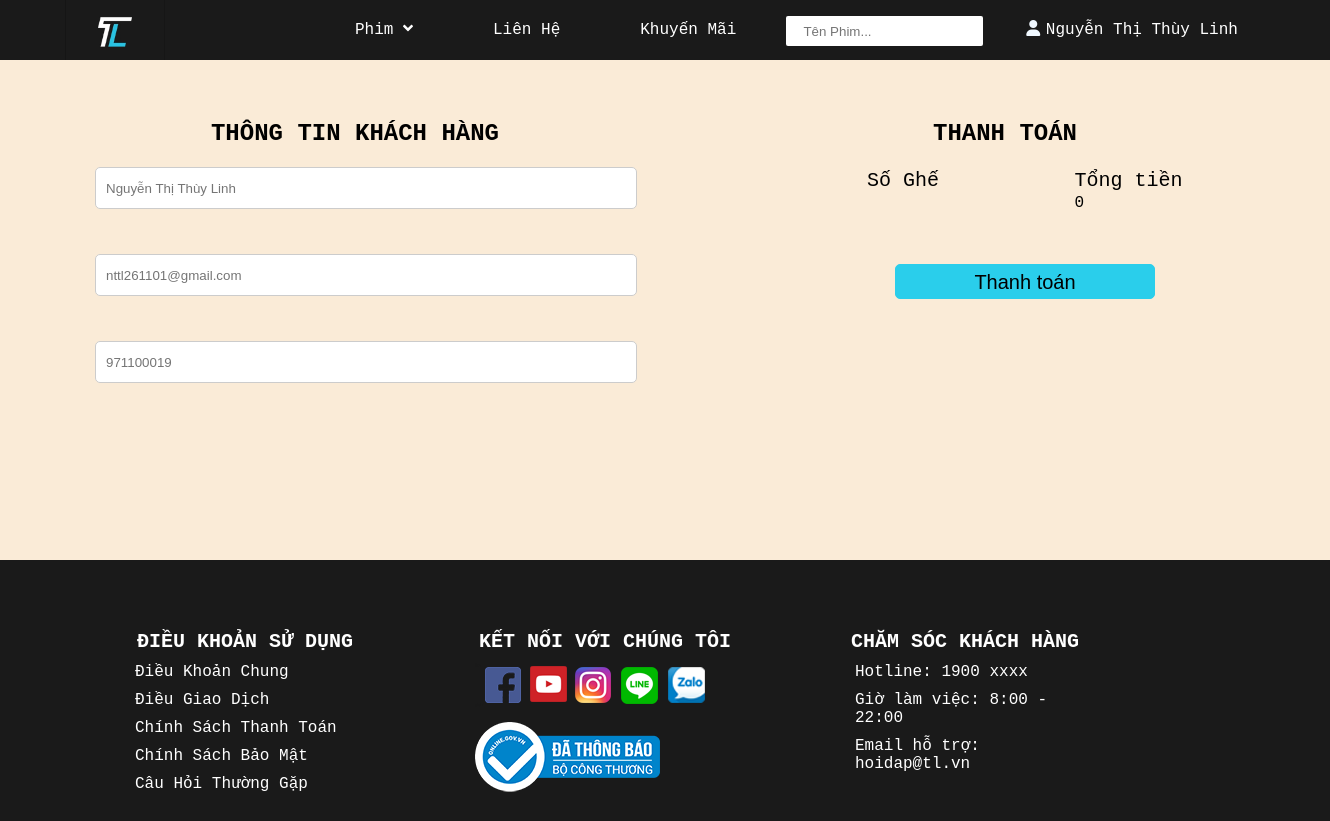
The page /thanhtoan.php (signed in) on the database its author committed.
### tables this page shows
CREATE TABLE `tbl_customer` (
  `id_cus` int(11) NOT NULL,
  `fullname` varchar(255) NOT NULL,
  `phonenumber` int(11) NOT NULL,
  `email` varchar(255) NOT NULL,
  `password_cus` varchar(255) NOT NULL
);

### thanhtoan.php (the view, shortened to what this page needs)
<?php include('./public/header.php') ?>
<div class="payment_main">
    <div class="container">
        <form method="POST">
            <div class="payment_content">
                <div class="login__form-content">
                    <?php
                    if (isset($_SESSION['id_cus'])) {
                        $id = $_SESSION['id_cus'];
                        $sql = "SELECT * from tbl_customer where id_cus=$id";
                        $res = mysqli_query($conn, $sql);
                        $count = mysqli_num_rows($res);
                        if ($count > 0) {
                            $row_data = mysqli_fetch_array($res);
                    ?>
                    <h2 style="text-align: center">THÔNG TIN KHÁCH HÀNG</h2>
                    <input class="login__form-content-input" type="text" name="tenkhachhang"
                        placeholder="<?php echo $row_data['fullname'] ?>" id="">
                    <input class="login__form-content-input" type="text" name="email"
                        placeholder="<?php echo $row_data['email'] ?>" id="">
                    <input class="login__form-content-input" type="text" name="sdt"
                        placeholder="<?php echo $row_data['phonenumber'] ?>" id="">
                    <?php
                        }
                    } else {
                        echo '<script>alert("Bạn chưa đăng nhập!")</script>';
                        header('location: login.php');
                    }
                    ?>
                </div>
                <div class="receipt_content">
                    <h2 style="text-align: center">THANH TOÁN</h2>
                    <table style="width:100%;margin:20px 120px">
                        <thead style="font-size: 20px;">
                            <tr>
                                <td>Số Ghế</td>
                                <td>Tổng tiền</td>
                            </tr>
                        </thead>
                        <tbody>
                            <tr>
                                <td class="info-seat"> <?php echo $_GET['seat'] ?></td>
                                <td><?php echo number_format($_GET['price'])  ?></td>
                            </tr>
                        </tbody>
                    </table>
                    <button type=" submit" name="submit" class="btn_receipt">Thanh toán</button>
                </div>
            </div>
        </form>
    </div>
</div>
<footer>
    <div class="container">
        <div class="footer_main">
            <div class="footer_list">
                <div class="footer_list-tittle">điều khoản sử dụng</div>
                <div class="list_footer">
                    <div class="list_footer-item">
                        <a href="" class="footer-item-link">Điều Khoản Chung</a>
                    </div>
                    <div class="list_footer-item">
                        <a href="" class="footer-item-link">Điều Giao Dịch</a>
                    </div>
                    <div class="list_footer-item">
                        <a href="" class="footer-item-link">Chính Sách Thanh Toán</a>
                    </div>
                    <div class="list_footer-item">
                        <a href="" class="footer-item-link">Chính Sách Bảo Mật</a>
                    </div>
                    <div class="list_footer-item">
                        <a href="" class="footer-item-link">Câu Hỏi Thường Gặp</a>
                    </div>
                </div>
            </div>
            <div class="footer_list">
                <div class="footer_list-tittle"> kết nối với chúng tôi </div>
                <div class="connect">
                    <img src="../img/bg-social-footer-40.png" alt="" class="social-img">
                </div>
                <div class="logo-bct">
                    <img src="../img/cong-thuong.png" alt="" class="logo-bct-img">
                </div>
            </div>
            <div class="footer_list">
                <div class="footer_list-tittle">chăm sóc khách hàng</div>
                <div class="list_footer">
                    <div class="list_footer-item">
                        <a href="" class="footer-item-link">Hotline: 1900 xxxx</a>
                    </div>
                    <div class="list_footer-item">
                        <a href="" class="footer-item-link">Giờ làm việc: 8:00 - 22:00</a>
                    </div>
                    <div class="list_footer-item">
                        <a href="" class="footer-item-link">Email hỗ trợ: hoidap@tl.vn</a>
                    </div>
                </div>
            </div>
        </div>
    </div>
</footer>

### doan1.css (style rules this page uses)
body { font-family: "Courier New", Courier, monospace; background-color: #1a1a1a; color: white; }
* { margin: 0; padding: 0; }
.container { width: 1200px; margin: 0 auto; }
footer { margin: 50px 10px; }
.footer_main { display: flex; }
.footer_list { width: 30%; margin: 20px 0; }
.footer_list-tittle { text-transform: uppercase; text-align: center; font-weight: bold; font-size: 20px; }
.list_footer { font-size: 16px; margin: 10px 70px; }
.list_footer-item { margin: 10px 0; }
.footer-item-link { text-decoration: none; color: white; }
.connect { margin: 10px 50px; }
.logo-bct { margin: 10px 50px; }
.login__form-content { padding: 0 30px 30px; margin-right: 100px; margin-top: 60px; width: 100%; }
.login__form-content-input { margin-top: 20px; width: 100%; height: 40px; margin-bottom: 25px; border-radius: 5px; padding: 0 10px; outline: none; border: 1px solid #ccc; }
.receipt_content { margin-top: 60px; width: 100%; }
.payment_content { margin: 100px auto; display: flex; color: black; }
.payment_main { background-color: antiquewhite; height: 500px; margin-top: -100px; }
.btn_receipt { margin: 30px 150px; width: 50%; height: 35px; line-height: 35px; background-color: rgb(42, 206, 235); border: 1px solid rgb(42, 206, 235); border-radius: 5px; font-size: 20px; }

### rows shown on the page
tbl_customer: tenkhachhang "Nguyễn Thị Thùy Linh", email "nttl261101@gmail.com", sdt "971100019"

### other values the page prints
$_SESSION['customer'] "Nguyễn Thị Thùy Linh"
$_GET['price'] "0"
